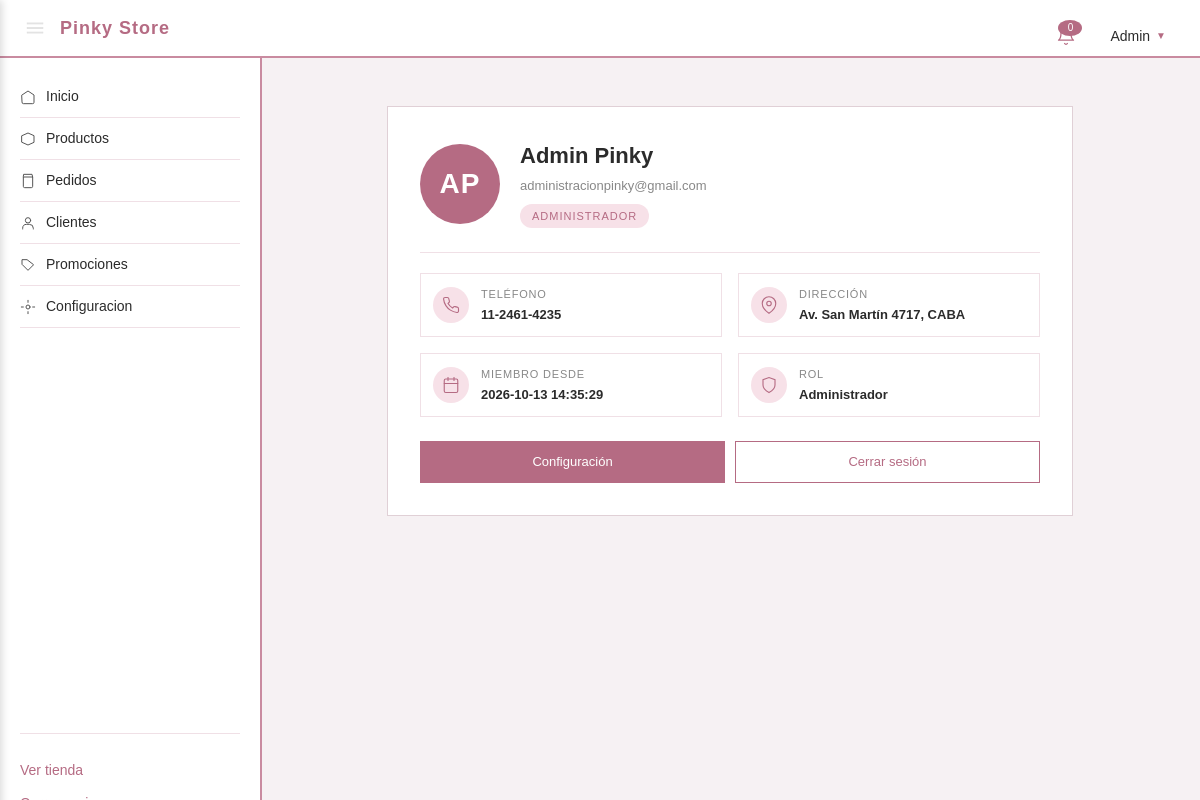
Page /admin/perfil (signed in) on the committed database.
### tables this page shows
CREATE TABLE usuarios (
    id              INT AUTO_INCREMENT PRIMARY KEY,
    nombre          VARCHAR(80)  NOT NULL,
    apellido        VARCHAR(80)  NOT NULL,
    email           VARCHAR(150) NOT NULL UNIQUE,
    clave_hash      VARCHAR(255) NOT NULL,
    telefono        VARCHAR(30)  DEFAULT NULL,
    direccion       VARCHAR(200) DEFAULT NULL,
    rol             ENUM('admin', 'cliente') NOT NULL DEFAULT 'cliente',
    activo          TINYINT(1)   NOT NULL DEFAULT 1,
    creado_en       DATETIME     NOT NULL DEFAULT CURRENT_TIMESTAMP
);

### src/controllers/AdminController.php (called while the page is built, shortened)
<?php
class AdminController
{
    public function perfil(array $params = []): void
    {
        $db = getDB();
        $stmt = $db->prepare(
            "SELECT * FROM usuarios WHERE id = ?"
        );
        $stmt->execute([$_SESSION['usuario']['id']]);
        $usuario = $stmt->fetch(PDO::FETCH_ASSOC);
        require __DIR__ . '/../../views/admin/perfil.php';
    }
}

### views/admin/perfil.php (the view, shortened to what this page needs)
<?php require __DIR__ . '/../layout/headerAdmin.php'; ?>
<section class="perfil-admin-wrapper">
  <div class="perfil-admin-card">
    <div class="perfil-admin-header">
      <div class="perfil-admin-avatar">
        <?= strtoupper(substr($usuario['nombre'], 0, 1) . substr($usuario['apellido'], 0, 1)) ?>
      </div>
      <div class="perfil-admin-titulo">
        <h1><?= htmlspecialchars($usuario['nombre'] . ' ' . $usuario['apellido']) ?></h1>
        <p><?= htmlspecialchars($usuario['email']) ?></p>
        <span class="perfil-admin-badge">Administrador</span>
      </div>
    </div>
    <div class="perfil-admin-datos">
      <div class="perfil-admin-dato">
        <span class="perfil-admin-icono">
        </span>
        <div>
          <span class="perfil-admin-label">Teléfono</span>
          <span class="perfil-admin-valor"><?= htmlspecialchars($usuario['telefono'] ?? 'Sin cargar') ?></span>
        </div>
      </div>
      <div class="perfil-admin-dato">
        <span class="perfil-admin-icono">
          <svg viewBox="0 0 24 24" fill="none" stroke="#b56b83" stroke-width="1.5" stroke-linecap="round">
            <path d="M21 10c0 7-9 13-9 13s-9-6-9-13a9 9 0 0 1 18 0z"/>
            <circle cx="12" cy="10" r="3"/>
          </svg>
        </span>
        <div>
          <span class="perfil-admin-label">Dirección</span>
          <span class="perfil-admin-valor"><?= htmlspecialchars($usuario['direccion'] ?? 'Sin cargar') ?></span>
        </div>
      </div>
      <div class="perfil-admin-dato">
        <span class="perfil-admin-icono">
          <svg viewBox="0 0 24 24" fill="none" stroke="#b56b83" stroke-width="1.5" stroke-linecap="round">
            <rect x="3" y="4" width="18" height="18" rx="2"/>
            <line x1="16" y1="2" x2="16" y2="6"/>
            <line x1="8" y1="2" x2="8" y2="6"/>
            <line x1="3" y1="10" x2="21" y2="10"/>
          </svg>
        </span>
        <div>
          <span class="perfil-admin-label">Miembro desde</span>
          <span class="perfil-admin-valor"><?= htmlspecialchars($usuario['creado_en'] ?? 'Hoy') ?></span>
        </div>
      </div>
      <div class="perfil-admin-dato">
        <span class="perfil-admin-icono">
          <svg viewBox="0 0 24 24" fill="none" stroke="#b56b83" stroke-width="1.5" stroke-linecap="round">
            <path d="M12 22s8-4 8-10V5l-8-3-8 3v7c0 6 8 10 8 10z"/>
          </svg>
        </span>
        <div>
          <span class="perfil-admin-label">Rol</span>
          <span class="perfil-admin-valor">Administrador</span>
        </div>
      </div>
    </div>
    <div class="perfil-admin-acciones">
      <a href="/admin/configuracion" class="perfil-admin-btn">Configuración</a>
      <a href="/logout" class="perfil-admin-btn perfil-admin-btn-outline">Cerrar sesión</a>
    </div>
  </div>
</section>
<?php require __DIR__ . '/../layout/footerAdmin.php'; ?>

### public/index.php (shortened to what this page needs)
<?php
$uri  = parse_url($_SERVER['REQUEST_URI'], PHP_URL_PATH);
$ruta = trim($uri, '/');
$metodo = $_SERVER['REQUEST_METHOD'];
foreach ($rutas as $r) {
    [$m, $patron, $controlador, $accion] = $r;
    if ($m !== $metodo) continue;
    $regex = '#^' . preg_replace('#:([a-zA-Z_]+)#', '(?P<$1>[^/]+)', $patron) . '$#';
    if (preg_match($regex, $ruta, $matches)) {
        $instancia = new $controlador();
        $params = array_filter($matches, 'is_string', ARRAY_FILTER_USE_KEY);
        $instancia->$accion($params);
        break;
    }
}
    ?>

### views/layout/headerAdmin.php (shortened to what this page needs)
<!DOCTYPE html>
<html lang="es">
<head>
  <link rel="stylesheet" href="/css/styles.css">
</head>
<body>
<div class="admin-topbar">
  <div class="admin-topbar-izq">
    <img src="/img/iconos/menu.png" class="admin-topbar-menu" onclick="abrirMenuAdmin()" alt="Menu">
    <a href="/admin" class="admin-topbar-logo">Pinky Store</a>
  </div>
  <div class="admin-topbar-der">
    <button class="admin-topbar-icono" onclick="toggleNotificaciones()">
      <svg viewBox="0 0 24 24" fill="none" stroke="#b56b83" stroke-width="1.5" stroke-linecap="round" stroke-linejoin="round">
        <path d="M18 8a6 6 0 0 0-12 0c0 7-3 9-3 9h18s-3-2-3-9"/>
        <path d="M13.7 21a2 2 0 0 1-3.4 0"/>
      </svg>
      <span class="notif-badge" id="notif-badge">0</span>
    </button>
    <button class="admin-topbar-usuario" onclick="toggleMenuUsuario()">
      <?= htmlspecialchars($_SESSION['usuario']['nombre']) ?>
      <span class="flecha">▼</span>
    </button>
  </div>
</div>
<div class="admin-layout">
  <aside class="admin-menu">
    <nav>
      <a href="/admin">
        <svg viewBox="0 0 24 24" fill="none" stroke="currentColor" stroke-width="1.5" stroke-linecap="round" stroke-linejoin="round" class="admin-icono-link"><path d="M3 9l9-6 9 6v11a2 2 0 0 1-2 2H5a2 2 0 0 1-2-2z"/></svg>
        Inicio
      </a>
      <a href="/admin/productos">
        <svg viewBox="0 0 24 24" fill="none" stroke="currentColor" stroke-width="1.5" stroke-linecap="round" stroke-linejoin="round" class="admin-icono-link"><path d="M3 7l9-4 9 4v10l-9 4-9-4z"/></svg>
        Productos
      </a>
      <a href="/admin/pedidos">
        <svg viewBox="0 0 24 24" fill="none" stroke="currentColor" stroke-width="1.5" stroke-linecap="round" stroke-linejoin="round" class="admin-icono-link"><path d="M6 2h12l1 4v14a2 2 0 0 1-2 2H7a2 2 0 0 1-2-2V6z"/><path d="M5 6h14"/></svg>
        Pedidos
      </a>
      <a href="/admin/clientes">
        <svg viewBox="0 0 24 24" fill="none" stroke="currentColor" stroke-width="1.5" stroke-linecap="round" stroke-linejoin="round" class="admin-icono-link"><circle cx="12" cy="8" r="4"/><path d="M4 21v-1a6 6 0 0 1 6-6h4a6 6 0 0 1 6 6v1"/></svg>
        Clientes
      </a>
      <a href="/admin/promociones">
        <svg viewBox="0 0 24 24" fill="none" stroke="currentColor" stroke-width="1.5" stroke-linecap="round" stroke-linejoin="round" class="admin-icono-link"><path d="M20 12l-8 8-9-9V4h7z"/></svg>
        Promociones
      </a>
      <a href="/admin/configuracion">
        <svg viewBox="0 0 24 24" fill="none" stroke="currentColor" stroke-width="1.5" stroke-linecap="round" stroke-linejoin="round" class="admin-icono-link"><circle cx="12" cy="12" r="3"/><path d="M12 2v3M12 19v3M2 12h3M19 12h3"/></svg>
        Configuracion
      </a>
    </nav>
    <div class="admin-footer-menu">
      <a href="/">Ver tienda</a>
      <a href="/logout">Cerrar sesion</a>
    </div>
  </aside>
  <main class="admin-contenido">

### public/css/styles.css (style rules this page uses)
body { font-family: Arial, sans-serif; background-color: #f6f1f3; color: #2b2b2b; margin: 0; padding: 0; font-size: 15px; line-height: 1.5; }
main { padding: 25px 20px; max-width: 1100px; margin: 0 auto; box-sizing: border-box; }
section { margin-bottom: 35px; }
button { margin-top: 15px; padding: 8px 16px; background-color: #f6e6eb; border: 1px solid #b56b83; color: #2b2b2b; font-size: 14px; font-family: inherit; cursor: pointer; }
.perfil-admin-wrapper { display: flex; justify-content: center; padding: 20px 0 40px 0; }
.perfil-admin-card { background-color: #ffffff; border: 1px solid #e0d0d6; width: 100%; max-width: 620px; padding: 32px; }
.perfil-admin-header { display: flex; align-items: center; gap: 20px; padding-bottom: 24px; border-bottom: 1px solid #f0e0e6; margin-bottom: 20px; }
.perfil-admin-avatar { width: 80px; height: 80px; border-radius: 50%; background-color: #b56b83; color: #ffffff; font-size: 28px; font-weight: bold; display: flex; align-items: center; justify-content: center; flex-shrink: 0; letter-spacing: 1px; }
.perfil-admin-titulo h1 { margin: 0 0 4px 0; font-size: 22px; color: #2b2b2b; }
.perfil-admin-titulo p { margin: 0 0 8px 0; font-size: 13px; color: #888888; }
.perfil-admin-badge { display: inline-block; background-color: #f7e1e8; color: #b56b83; font-size: 11px; text-transform: uppercase; letter-spacing: 1px; padding: 4px 12px; border-radius: 12px; }
.perfil-admin-datos { display: grid; grid-template-columns: 1fr 1fr; gap: 16px; margin-bottom: 24px; }
.perfil-admin-dato { display: flex; align-items: center; gap: 12px; padding: 12px; border: 1px solid #f0e0e6; }
.perfil-admin-icono { display: flex; align-items: center; justify-content: center; width: 36px; height: 36px; background-color: #f7e1e8; border-radius: 50%; flex-shrink: 0; }
.perfil-admin-icono svg { width: 18px; height: 18px; }
.perfil-admin-label { display: block; font-size: 11px; color: #888888; text-transform: uppercase; letter-spacing: 0.8px; margin-bottom: 2px; }
.perfil-admin-valor { display: block; font-size: 13px; color: #2b2b2b; font-weight: bold; }
.perfil-admin-acciones { display: flex; gap: 10px; }
.perfil-admin-btn { flex: 1; text-align: center; padding: 10px 16px; background-color: #b56b83; color: #ffffff; text-decoration: none; font-size: 13px; border: 1px solid #b56b83; }
.perfil-admin-btn-outline { background-color: #ffffff; color: #b56b83; }
.admin-topbar { position: fixed; top: 0; left: 0; right: 0; height: 56px; background-color: #ffffff; border-bottom: 2px solid #c98ba0; display: flex; align-items: center; justify-content: space-between; padding: 0 24px; z-index: 900; }
.admin-topbar-izq { display: flex; align-items: center; gap: 14px; }
.admin-topbar-menu { width: 22px; height: 22px; cursor: pointer; }
.admin-topbar-logo { font-size: 18px; color: #b56b83; text-decoration: none; letter-spacing: 1px; font-weight: bold; }
.admin-topbar-der { display: flex; align-items: center; gap: 18px; position: relative; }
.admin-topbar-icono { background: none; border: none; padding: 6px; cursor: pointer; position: relative; display: inline-flex; }
.admin-topbar-icono svg { width: 20px; height: 20px; }
.notif-badge { position: absolute; top: 0; right: 0; background-color: #b56b83; color: #ffffff; border-radius: 50%; font-size: 10px; min-width: 16px; height: 16px; line-height: 16px; text-align: center; padding: 0 4px; }
.admin-topbar-usuario { background: none; border: none; cursor: pointer; font-size: 14px; color: #2b2b2b; font-family: inherit; padding: 6px 10px; display: inline-flex; align-items: center; gap: 6px; }
.admin-topbar-usuario .flecha { font-size: 10px; color: #b56b83; }
.admin-layout { display: flex; min-height: 100vh; }
.admin-menu { width: 220px; background-color: #ffffff; border-right: 2px solid #c98ba0; padding: 20px; position: fixed; top: 56px; left: 0; height: calc(100vh - 56px); overflow-y: auto; display: flex; flex-direction: column; }
.admin-menu nav { flex: 1; }
.admin-menu nav a { display: flex; align-items: center; gap: 10px; padding: 10px 0; color: #2b2b2b; text-decoration: none; font-size: 14px; border-bottom: 1px solid #f0e0e6; }
.admin-icono-link { width: 16px; height: 16px; flex-shrink: 0; opacity: 0.8; }
.admin-footer-menu { margin-top: auto; padding-top: 20px; border-top: 1px solid #f0e0e6; }
.admin-footer-menu a { display: block; padding: 6px 0; color: #b56b83; text-decoration: none; font-size: 14px; }
.admin-contenido { margin-left: 260px; margin-top: 56px; padding: 30px; flex: 1; }

### rows in the picture
usuarios: nombre+apellido "AP", nombre+apellido "Admin Pinky", email "administracionpinky@gmail.com", telefono "11-2461-4235", direccion "Av. San Martín 4717, CABA", creado_en "2026-10-13 14:35:29"
